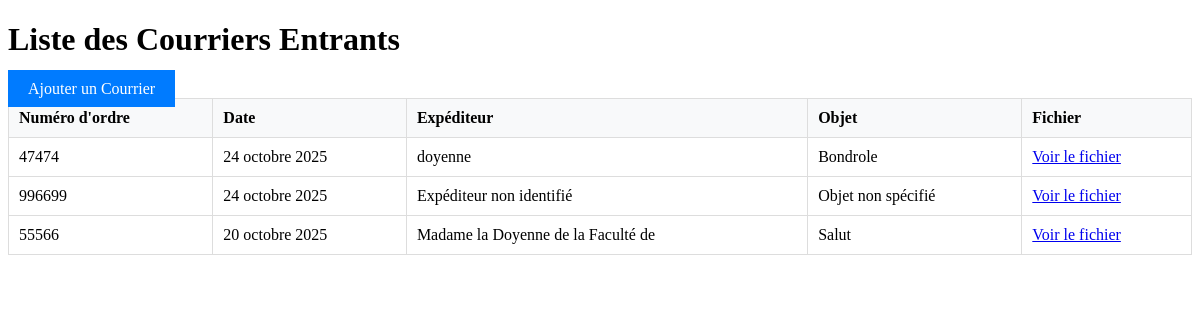
/courriers/list/ (signed in), run on an earlier commit of the app's database.
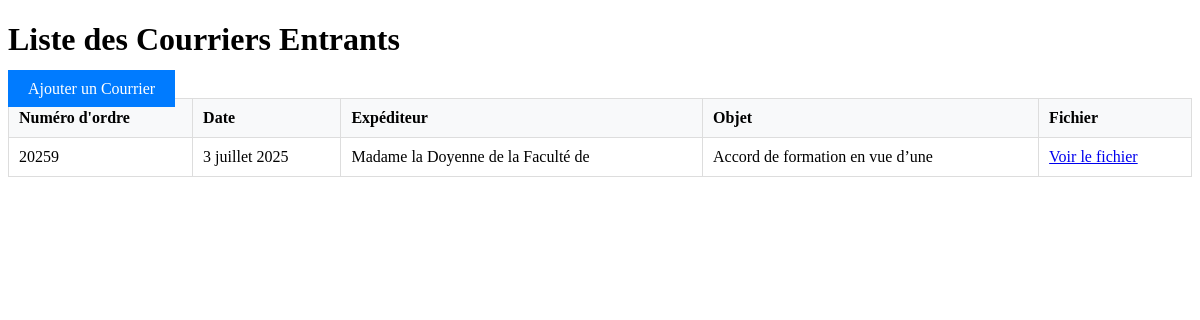
And on a later commit of the database.
### courriers/models/courrier_entrant.py (models this page shows, shortened)
class CourrierEntrant(models.Model):
    date = models.DateField()
    expediteur = models.CharField(max_length=255)
    objet = models.TextField()
    num_ordre = models.CharField(max_length=50, unique=True)
    courrier_scanné = models.FileField(upload_to='courriers/entrants/')
    services = models.ManyToManyField('courriers.Service', blank=True, verbose_name="Services")  # Changé en ManyToMany
    email_sent = models.BooleanField(default=False, verbose_name="Email envoyé")

### courriers/views.py (the view)
# urls.py: path('list/', views.courrier_list, name='courrier_list'),  # Optional list view
@login_required
def courrier_list(request):
    courriers = CourrierEntrant.objects.all().order_by('-date')
    return render(request, 'courriers/courrier_list.html', {'courriers': courriers})

### courriers/context_processors.py (called while the page is built, shortened)
def dashboard_stats(request):
    return {}

### courriers/templates/courriers/courrier_list.html (shortened to what this page needs)
<!DOCTYPE html>
<html>
<head>
</head>
<body>
    <h1>Liste des Courriers Entrants</h1>
    <a href="{% url 'add_courrier' %}" class="add-btn">Ajouter un Courrier</a>
    <table>
        <thead>
            <tr>
                <th>Numéro d'ordre</th>
                <th>Date</th>
                <th>Expéditeur</th>
                <th>Objet</th>
                <th>Fichier</th>
            </tr>
        </thead>
        <tbody>
            {% for courrier in courriers %}
            <tr>
                <td>{{ courrier.num_ordre }}</td>
                <td>{{ courrier.date }}</td>
                <td>{{ courrier.expediteur }}</td>
                <td>{{ courrier.objet|truncatewords:10 }}</td>
                <td>
                    {% if courrier.courrier_scanné %}
                    <a href="{{ courrier.courrier_scanné.url }}" target="_blank">Voir le fichier</a>
                    {% endif %}
                </td>
            </tr>
            {% empty %}
            <tr>
                <td colspan="5">Aucun courrier enregistré</td>
            </tr>
            {% endfor %}
        </tbody>
    </table>
</body>
</html>

### courriers/templates/courriers/courrier_list.html (style rules this page uses)
table { width: 100%; border-collapse: collapse; }
th, td { padding: 10px; border: 1px solid #ddd; text-align: left; }
th { background-color: #f8f9fa; }
.add-btn { margin-bottom: 20px; padding: 10px 20px; background: #007bff; color: white; text-decoration: none; }

What changed in the data, as far as the page shows it:
removed CourrierEntrant: num_ordre "47474", date "24 octobre 2025", expediteur "doyenne", objet "Bondrole"
removed CourrierEntrant: num_ordre "996699", date "24 octobre 2025", expediteur "Expéditeur non identifié", objet "Objet non spécifié"
removed CourrierEntrant: num_ordre "55566", date "20 octobre 2025", expediteur "Madame la Doyenne de la Faculté de", objet "Salut"
added CourrierEntrant: num_ordre "20259", date "3 juillet 2025", expediteur "Madame la Doyenne de la Faculté de", objet "Accord de formation en vue d’une"
